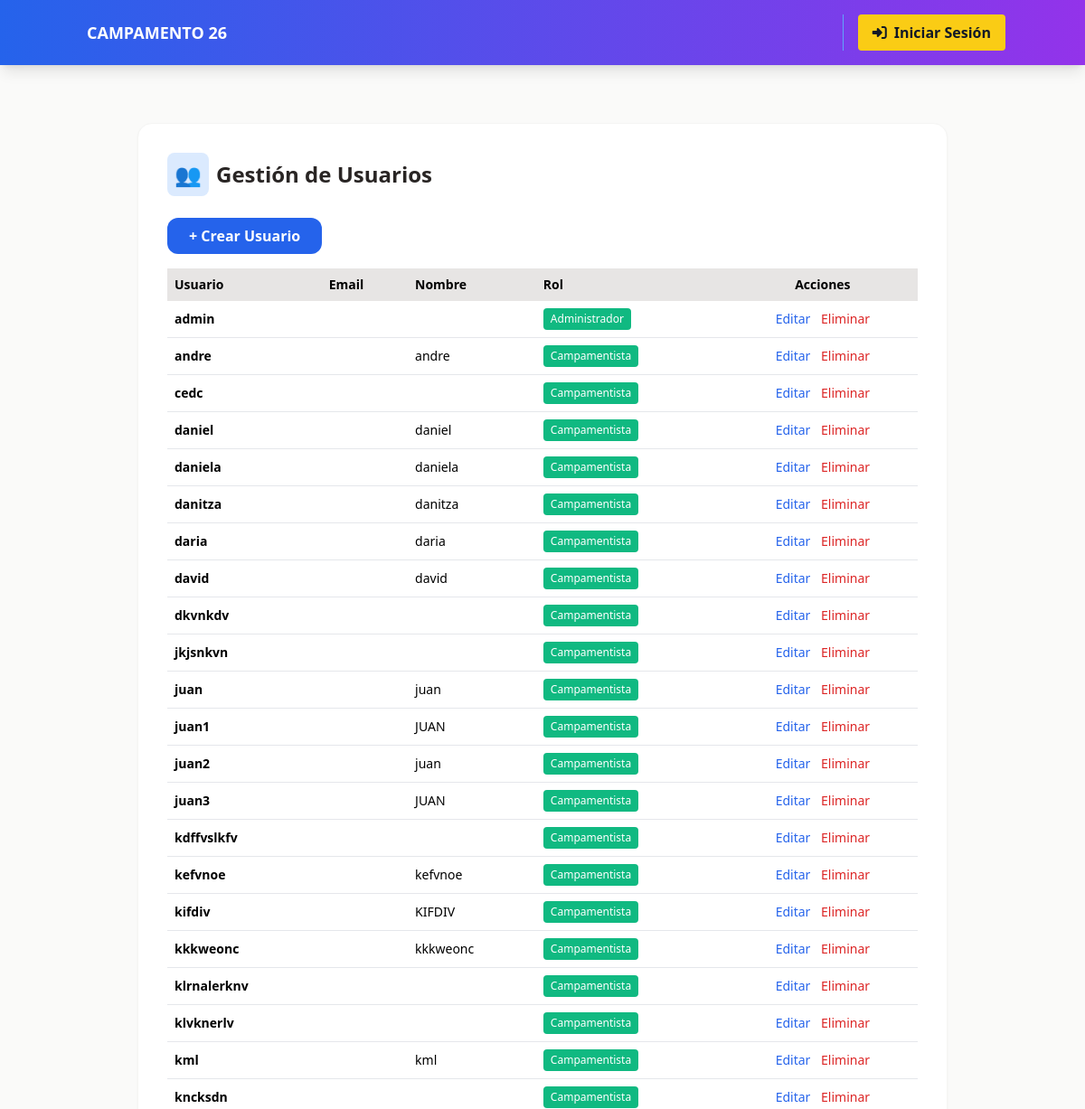
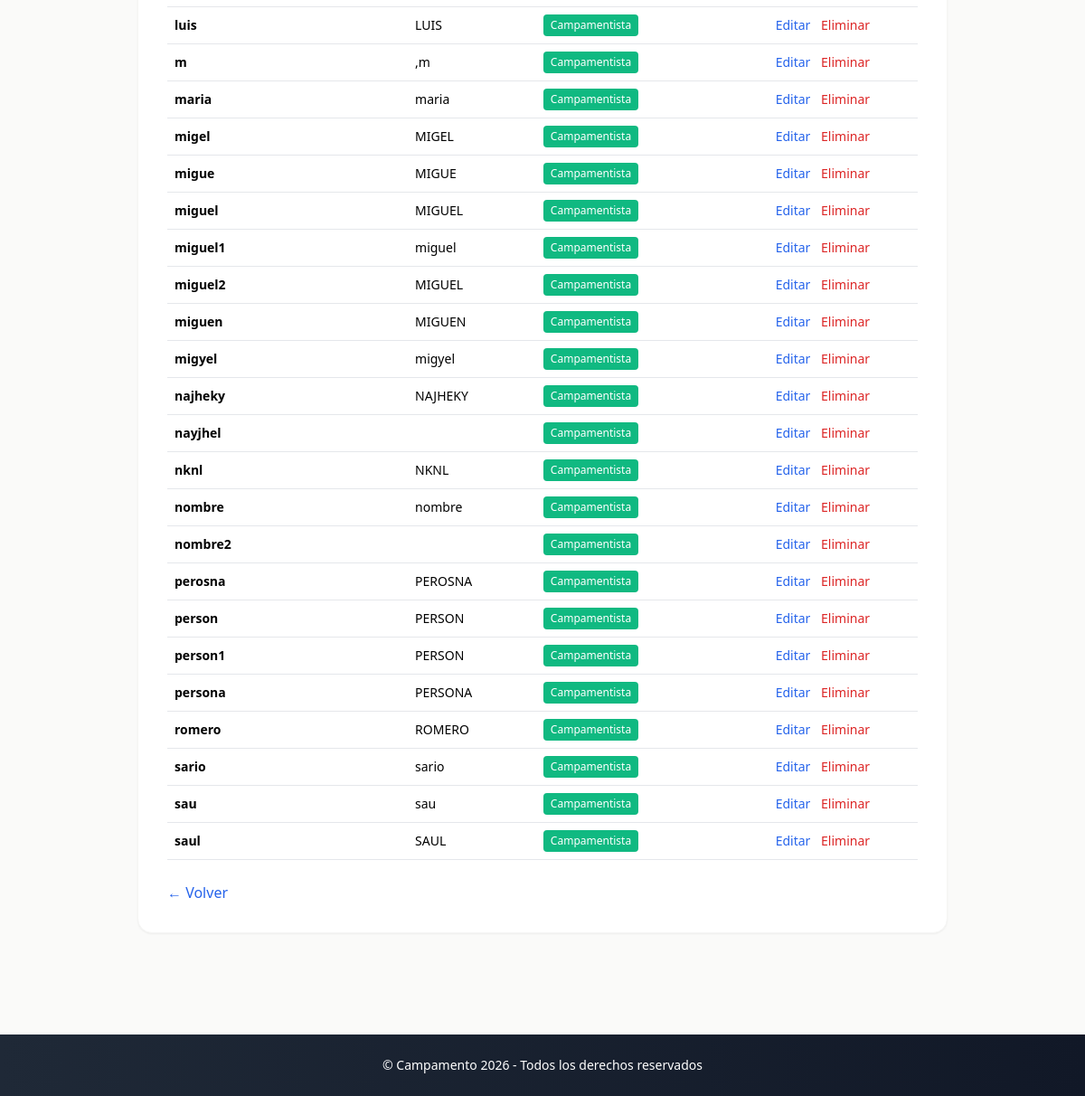
Screenshot of /usuarios/ with the database file from the repository (2 pictures, top to bottom).
### principal/models.py (models this page shows)
class Usuario(AbstractUser):
    ROLES = (
        ('admin', 'Administrador'),
        ('director', 'Director'),
        ('lider', 'Líder'),
        ('inscripcion', 'Inscripción'),
        ('campamentista', 'Campamentista'),
        ('pastor', 'Pastor'),
    )
    rol = models.CharField(max_length=15, choices=ROLES, default='campamentista')

### principal/views.py (the view)
# urls.py: path('usuarios/', views.listar_usuarios, name='listar_usuarios'),
def listar_usuarios(request):
    usuarios = Usuario.objects.all().order_by('username')
    return render(request, 'principal/usuarios_lista.html', {'usuarios': usuarios})

### principal/templates/principal/usuarios_lista.html
{% extends 'principal/base.html' %}
{% block content %}
<div class="max-w-4xl mx-auto my-10 bg-white p-8 rounded-2xl shadow-sm border border-stone-100">
    <h2 class="text-2xl font-bold text-stone-800 mb-6 flex items-center gap-2">
        <span class="p-2 bg-blue-100 text-blue-600 rounded-lg">👥</span>
        Gestión de Usuarios
    </h2>
    <a href="{% url 'crear_usuario' %}" class="mb-4 inline-block bg-blue-600 text-white px-6 py-2 rounded-xl font-bold hover:bg-blue-700">
        + Crear Usuario
    </a>
    <div class="overflow-x-auto">
        <table class="w-full text-sm">
            <thead class="bg-stone-200">
                <tr>
                    <th class="p-2 text-left">Usuario</th>
                    <th class="p-2 text-left">Email</th>
                    <th class="p-2 text-left">Nombre</th>
                    <th class="p-2 text-left">Rol</th>
                    <th class="p-2 text-center">Acciones</th>
                </tr>
            </thead>
            <tbody>
                {% for usuario in usuarios %}
                <tr class="border-b hover:bg-stone-50">
                    <td class="p-2 font-semibold">{{ usuario.username }}</td>
                    <td class="p-2">{{ usuario.email }}</td>
                    <td class="p-2">{{ usuario.first_name }} {{ usuario.last_name }}</td>
                    <td class="p-2">
                        <span class="inline-block px-2 py-1 rounded text-white text-xs" style="background: {% if usuario.rol == 'director' %}#DC2626{% elif usuario.rol == 'organizador' %}#F59E0B{% else %}#10B981{% endif %}">
                            {{ usuario.get_rol_display }}
                        </span>
                    </td>
                    <td class="p-2 text-center space-x-2">
                        <a href="{% url 'editar_usuario' usuario.id %}" class="text-blue-600 hover:underline">Editar</a>
                        <a href="{% url 'eliminar_usuario' usuario.id %}" class="text-red-600 hover:underline">Eliminar</a>
                    </td>
                </tr>
                {% empty %}
                <tr>
                    <td colspan="5" class="p-4 text-center text-stone-400">No hay usuarios registrados</td>
                </tr>
                {% endfor %}
            </tbody>
        </table>
    </div>
    <div class="mt-6">
        <a href="{% url 'muro' %}" class="text-blue-600 hover:underline">← Volver</a>
    </div>
</div>
{% endblock %}

### principal/templates/principal/base.html (shortened to what this page needs)
<!DOCTYPE html>
{% load static %}
<html lang="es">
<head>
    <script src="https://cdn.tailwindcss.com"></script>
    <link rel="stylesheet" href="https://cdnjs.cloudflare.com/ajax/libs/font-awesome/6.4.0/css/all.min.css">
</head>
<body class="bg-stone-50 font-sans">
    <nav class="bg-gradient-to-r from-blue-600 to-purple-600 p-4 text-white shadow-lg" role="navigation" aria-label="Principal">
        <div class="container mx-auto flex justify-between items-center">
            <a href="{% if user.is_authenticated %}{% url 'dashboard' %}{% else %}{% url 'login' %}{% endif %}" class="font-bold text-lg flex items-center gap-2">
                CAMPAMENTO 26
            </a>
            <div class="flex items-center gap-4 border-l border-blue-400 pl-4">
                {% if user.is_authenticated %}
                    <a href="{% url 'listar_notificaciones' %}" class="hover:text-blue-100 transition relative" title="Notificaciones">
                        <i class="fas fa-bell"></i>
                        {% if notificaciones_no_leidas > 0 %}
                            <span class="absolute -top-2 -right-2 bg-red-500 text-white text-xs rounded-full w-5 h-5 flex items-center justify-center">
                                {{ notificaciones_no_leidas }}
                            </span>
                        {% endif %}
                    </a>
                    <div class="dropdown relative group">
                        <button class="hover:text-blue-100 transition flex items-center gap-2">
                            <i class="fas fa-user-circle"></i>
                            <span>{{ user.first_name|default:user.username }}</span>
                        </button>
                        <div class="hidden group-hover:block absolute right-0 mt-0 w-48 bg-white text-gray-900 rounded-lg shadow-xl z-50">
                            <a href="{% url 'mi_perfil' %}" class="block px-4 py-2 hover:bg-gray-100 rounded-t-lg">
                                <i class="fas fa-cog mr-2"></i>Mi Perfil
                            </a>
                            <a href="{% url 'dashboard' %}" class="block px-4 py-2 hover:bg-gray-100">
                                <i class="fas fa-home mr-2"></i>Dashboard
                            </a>
                            <hr class="my-2">
                            <a href="{% url 'logout' %}" class="block px-4 py-2 hover:bg-red-50 text-red-600 rounded-b-lg">
                                <i class="fas fa-sign-out-alt mr-2"></i>Cerrar Sesión
                            </a>
                        </div>
                    </div>
                {% else %}
                    <a href="{% url 'login' %}" class="bg-yellow-400 hover:bg-yellow-500 text-gray-900 font-bold py-2 px-4 rounded transition">
                        <i class="fas fa-sign-in-alt mr-2"></i>Iniciar Sesión
                    </a>
                {% endif %}
            </div>
        </div>
    </nav>
    <main id="main" role="main" class="container mx-auto py-6">
        {% block content %}{% endblock %}
    </main>
    <footer class="bg-gradient-to-r from-gray-800 to-gray-900 text-white text-sm p-6 mt-12">
        <div class="container mx-auto text-center">
            <p>&copy; Campamento 2026 - Todos los derechos reservados</p>
        </div>
    </footer>
</body>
</html>

### rows the page displays
Usuario: username "admin", rol "Administrador"
Usuario: username "andre", first_name "andre", rol "Campamentista"
Usuario: username "cedc", rol "Campamentista"
Usuario: username "daniel", first_name "daniel", rol "Campamentista"
Usuario: username "daniela", first_name "daniela", rol "Campamentista"
Usuario: username "danitza", first_name "danitza", rol "Campamentista"
Usuario: username "daria", first_name "daria", rol "Campamentista"
Usuario: username "david", first_name "david", rol "Campamentista"
Usuario: username "dkvnkdv", rol "Campamentista"
Usuario: username "jkjsnkvn", rol "Campamentista"
Usuario: username "juan", first_name "juan", rol "Campamentista"
Usuario: username "juan1", first_name "JUAN", rol "Campamentista"
Usuario: username "juan2", first_name "juan", rol "Campamentista"
Usuario: username "juan3", first_name "JUAN", rol "Campamentista"
Usuario: username "kdffvslkfv", rol "Campamentista"
Usuario: username "kefvnoe", first_name "kefvnoe", rol "Campamentista"
Usuario: username "kifdiv", first_name "KIFDIV", rol "Campamentista"
Usuario: username "kkkweonc", first_name "kkkweonc", rol "Campamentista"
Usuario: username "klrnalerknv", rol "Campamentista"
Usuario: username "klvknerlv", rol "Campamentista"
Usuario: username "kml", first_name "kml", rol "Campamentista"
Usuario: username "kncksdn", rol "Campamentista"
Usuario: username "luis", first_name "LUIS", rol "Campamentista"
Usuario: username "m", first_name ",m", rol "Campamentista"
Usuario: username "maria", first_name "maria", rol "Campamentista"
Usuario: username "migel", first_name "MIGEL", rol "Campamentista"
Usuario: username "migue", first_name "MIGUE", rol "Campamentista"
Usuario: username "miguel", first_name "MIGUEL", rol "Campamentista"
Usuario: username "miguel1", first_name "miguel", rol "Campamentista"
Usuario: username "miguel2", first_name "MIGUEL", rol "Campamentista"
Usuario: username "miguen", first_name "MIGUEN", rol "Campamentista"
Usuario: username "migyel", first_name "migyel", rol "Campamentista"
Usuario: username "najheky", first_name "NAJHEKY", rol "Campamentista"
Usuario: username "nayjhel", rol "Campamentista"
Usuario: username "nknl", first_name "NKNL", rol "Campamentista"
Usuario: username "nombre", first_name "nombre", rol "Campamentista"
Usuario: username "nombre2", rol "Campamentista"
Usuario: username "perosna", first_name "PEROSNA", rol "Campamentista"
Usuario: username "person", first_name "PERSON", rol "Campamentista"
Usuario: username "person1", first_name "PERSON", rol "Campamentista"
Usuario: username "persona", first_name "PERSONA", rol "Campamentista"
Usuario: username "romero", first_name "ROMERO", rol "Campamentista"
Usuario: username "sario", first_name "sario", rol "Campamentista"
Usuario: username "sau", first_name "sau", rol "Campamentista"
Usuario: username "saul", first_name "SAUL", rol "Campamentista"
